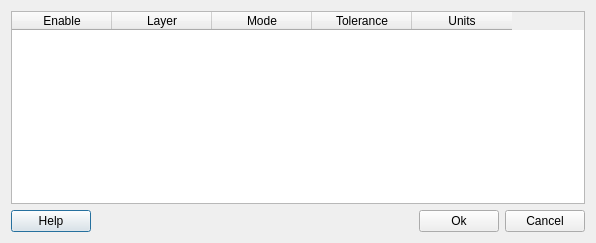
<?xml version="1.0" encoding="UTF-8"?>
<ui version="4.0">
 <class>SnapOptionsDialogForm</class>
 <widget class="QDialog" name="SnapOptionsDialogForm">
  <property name="geometry">
   <rect>
    <x>0</x>
    <y>0</y>
    <width>596</width>
    <height>243</height>
   </rect>
  </property>
  <property name="windowTitle">
   <string>Snap Options</string>
  </property>
  <layout class="QGridLayout" name="gridLayout_3">
   <item row="0" column="0">
    <layout class="QGridLayout" name="gridLayout_2">
     <item row="0" column="0">
      <widget class="QTableWidget" name="m_tableOptionsWidget">
       <column>
        <property name="text">
         <string>Enable</string>
        </property>
       </column>
       <column>
        <property name="text">
         <string>Layer</string>
        </property>
       </column>
       <column>
        <property name="text">
         <string>Mode</string>
        </property>
       </column>
       <column>
        <property name="text">
         <string>Tolerance</string>
        </property>
       </column>
       <column>
        <property name="text">
         <string>Units</string>
        </property>
       </column>
      </widget>
     </item>
     <item row="1" column="0">
      <layout class="QGridLayout" name="gridLayout">
       <item row="0" column="0">
        <widget class="QPushButton" name="m_helpPushButton">
         <property name="text">
          <string>Help</string>
         </property>
        </widget>
       </item>
       <item row="0" column="1">
        <spacer name="horizontalSpacer">
         <property name="orientation">
          <enum>Qt::Horizontal</enum>
         </property>
         <property name="sizeHint" stdset="0">
          <size>
           <width>40</width>
           <height>20</height>
          </size>
         </property>
        </spacer>
       </item>
       <item row="0" column="2">
        <widget class="QPushButton" name="m_okPushButton">
         <property name="text">
          <string>Ok</string>
         </property>
        </widget>
       </item>
       <item row="0" column="3">
        <widget class="QPushButton" name="m_cancelPushButton">
         <property name="text">
          <string>Cancel</string>
         </property>
        </widget>
       </item>
      </layout>
     </item>
    </layout>
   </item>
  </layout>
 </widget>
 <resources/>
 <connections>
  <connection>
   <sender>m_cancelPushButton</sender>
   <signal>clicked()</signal>
   <receiver>SnapOptionsDialogForm</receiver>
   <slot>reject()</slot>
   <hints>
    <hint type="sourcelabel">
     <x>550</x>
     <y>218</y>
    </hint>
    <hint type="destinationlabel">
     <x>332</x>
     <y>213</y>
    </hint>
   </hints>
  </connection>
 </connections>
</ui>
